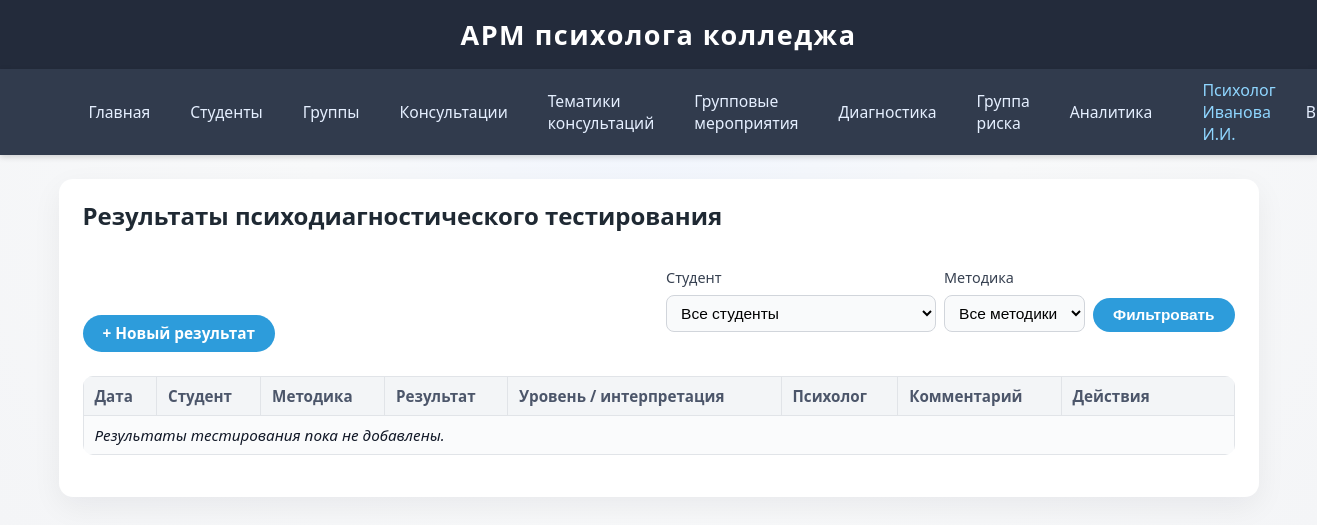
The app's page /diagnostics/results (signed in), older data.
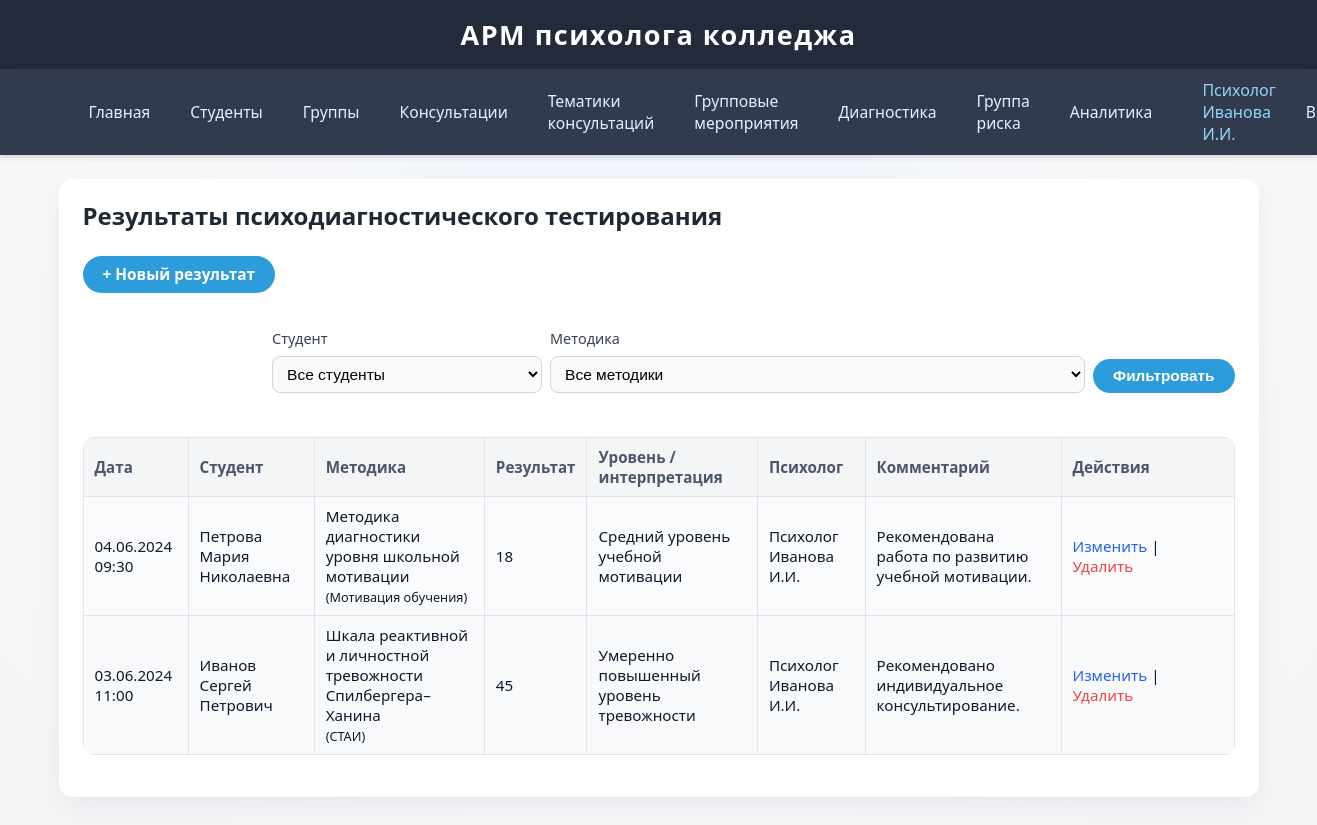
The same page, newer data.
### app/models.py (models this page shows, shortened)
class User(db.Model, UserMixin):
    __tablename__ = 'users'
    id = db.Column(db.Integer, primary_key=True)
    username = db.Column(db.String(64), unique=True, nullable=False)
    password_hash = db.Column(db.String(128), nullable=False)
    role = db.Column(db.String(16), nullable=False, default='psychologist')  # 'psychologist', 'admin', or 'viewer'
    full_name = db.Column(db.String(128), nullable=True)
    group_events = db.relationship('GroupEvent', backref='psychologist_user', lazy=True)
    test_results = db.relationship('TestResult', backref='psychologist_user', lazy=True)

class TestResult(db.Model):
    __tablename__ = 'test_results'
    id = db.Column(db.Integer, primary_key=True)
    student_id = db.Column(db.Integer, db.ForeignKey('students.id'), nullable=False)
    test_id = db.Column(db.Integer, db.ForeignKey('psychological_tests.id'), nullable=False)
    date = db.Column(db.DateTime, nullable=False, default=datetime.utcnow)
    raw_score = db.Column(db.String(64), nullable=True)         # первичный балл, можно хранить строкой
    level = db.Column(db.String(64), nullable=True)             # интерпретация: низкий/средний/высокий и т.п.
    comment = db.Column(db.String(255), nullable=True)
    psychologist_id = db.Column(db.Integer, db.ForeignKey('users.id'), nullable=True)

class Student(db.Model):
    __tablename__ = 'students'
    id = db.Column(db.Integer, primary_key=True)
    full_name = db.Column(db.String(128), nullable=False)
    group_id = db.Column(db.Integer, db.ForeignKey('groups.id'), nullable=True)
    date_of_birth = db.Column(db.Date, nullable=True)
    consultations = db.relationship('Consultation', backref='student', lazy=True)
    test_results = db.relationship('TestResult', backref='student', lazy=True)
    risk_records = db.relationship('RiskGroup', backref='student', lazy=True)

class PsychologicalTest(db.Model):
    __tablename__ = 'psychological_tests'
    id = db.Column(db.Integer, primary_key=True)
    name = db.Column(db.String(255), nullable=False, unique=True)       # полное название методики
    short_name = db.Column(db.String(64), nullable=True)                # краткое название / аббревиатура
    description = db.Column(db.String(255), nullable=True)              # что измеряет
    target_group = db.Column(db.String(128), nullable=True)             # для кого (1 курс, родители и т.п.)
    test_results = db.relationship('TestResult', backref='test', lazy=True)

### app/routes/diagnostics.py (the view)
@diagnostics_bp.route('/results', methods=['GET'])
@login_required
def list_results():
    student_id = request.args.get('student_id', type=int)
    test_id = request.args.get('test_id', type=int)
    query = TestResult.query
    if student_id:
        query = query.filter(TestResult.student_id == student_id)
    if test_id:
        query = query.filter(TestResult.test_id == test_id)
    results = query.order_by(TestResult.date.desc()).all()
    students = Student.query.order_by(Student.full_name.asc()).all()
    tests = PsychologicalTest.query.order_by(PsychologicalTest.name.asc()).all()
    return render_template(
        'diagnostics/results_list.html',
        results=results,
        students=students,
        tests=tests,
        selected_student_id=student_id,
        selected_test_id=test_id,
    )

### app/templates/diagnostics/results_list.html (shortened to what this page needs)
{% extends 'base.html' %}
{% block content %}
<h2>Результаты психодиагностического тестирования</h2>
<div style="margin: 16px 0 24px 0; display:flex; flex-wrap:wrap; gap:16px; align-items:flex-end;">
    <a href="{{ url_for('diagnostics.create_result') }}" class="btn">+ Новый результат</a>
    <form method="get"
          action="{{ url_for('diagnostics.list_results') }}"
          style="display:flex; flex-wrap:wrap; gap:8px; align-items:flex-end; margin-left:auto;">
        <div>
            <label for="student_id" style="display:block; font-size:0.9em;">Студент</label>
            <select name="student_id" id="student_id">
                <option value="">Все студенты</option>
            </select>
        </div>
        <div>
            <label for="test_id" style="display:block; font-size:0.9em;">Методика</label>
            <select name="test_id" id="test_id">
                <option value="">Все методики</option>
            </select>
        </div>
        <div>
            <button type="submit" class="btn">Фильтровать</button>
        </div>
    </form>
</div>
<table>
    <thead>
        <tr>
            <th>Дата</th>
            <th>Студент</th>
            <th>Методика</th>
            <th>Результат</th>
            <th>Уровень / интерпретация</th>
            <th>Психолог</th>
            <th>Комментарий</th>
            <th style="width:150px;">Действия</th>
        </tr>
    </thead>
    <tbody>
    {% for r in results %}
        <tr>
            <td>
                {% if r.date %}
                    {{ r.date.strftime('%d.%m.%Y %H:%M') }}
                {% else %}
                    —
                {% endif %}
            </td>
            <td>{{ r.student.full_name if r.student else '—' }}</td>
            <td>
                {% if r.test %}
                    {{ r.test.name }}
                    {% if r.test.short_name %}
                        <br><small>({{ r.test.short_name }})</small>
                    {% endif %}
                {% else %}
                    —
                {% endif %}
            </td>
            <td>{{ r.raw_score or '—' }}</td>
            <td>{{ r.level or '—' }}</td>
            <td>
                {% if r.psychologist_user %}
                    {{ r.psychologist_user.full_name or r.psychologist_user.username }}
                {% else %}
                    —
                {% endif %}
            </td>
            <td>
                {% if r.comment %}
                    {{ r.comment }}
                {% else %}
                    —
                {% endif %}
            </td>
            <td>
                <a href="{{ url_for('diagnostics.edit_result', result_id=r.id) }}">Изменить</a>
                |
                <form action="{{ url_for('diagnostics.delete_result', result_id=r.id) }}"
                      method="post"
                      style="display:inline;"
                      onsubmit="return confirm('Удалить результат тестирования для «{{ r.student.full_name if r.student else "" }}»?');">
                    <button type="submit" class="link-button">Удалить</button>
                </form>
            </td>
        </tr>
    {% else %}
        <tr>
            <td colspan="8"><i>Результаты тестирования пока не добавлены.</i></td>
        </tr>
    {% endfor %}
    </tbody>
</table>
{% endblock %}

### app/templates/base.html (shortened to what this page needs)
<!DOCTYPE html>
<html lang="ru">
<head>
    <link rel="stylesheet" href="{{ url_for('static', filename='css/style.css') }}">
</head>
<body>
    <header>
        <div style="font-size:1.3em; font-weight:600;">АРМ психолога колледжа</div>
    </header>
    <nav style="background:#313b4d; padding:10px 0;">
        <div class="container" style="display:flex;gap:20px;align-items:center;">
            <a href="{{ url_for('index') }}">Главная</a>
            <a href="{{ url_for('students.list_students') }}">Студенты</a>
            <a href="{{ url_for('groups.list_groups') }}">Группы</a>
            <a href="{{ url_for('consultations.list_consultations') }}">Консультации</a>
            <a href="{{ url_for('consultation_topics.list_topics') }}">Тематики консультаций</a>
            <a href="{{ url_for('group_events.list_events') }}">Групповые мероприятия</a>
            <a href="{{ url_for('diagnostics.list_results') }}">Диагностика</a>
            <a href="{{ url_for('risk_groups.list_risk') }}">Группа риска</a>
            <a href="{{ url_for('analytics.overview') }}">Аналитика</a>
            {% if current_user.is_authenticated %}
                <span style="color:#8fd6ff;font-weight:500;">
                    {{ current_user.full_name or current_user.username }}
                </span>
                <a href="{{ url_for('auth.logout') }}">Выйти</a>
            {% else %}
                <a href="{{ url_for('auth.login') }}">Войти</a>
            {% endif %}
        </div>
    </nav>
    <div class="container">
        {% block content %}
        {% endblock %}
    </div>
</body>
</html>

### app/static/css/style.css (style rules this page uses)
body { background: radial-gradient(circle at top, #eef4ff 0, #f8f9fa 45%, #f4f5f7 100%); font-family: "Segoe UI", -apple-system, BlinkMacSystemFont, "Roboto", Arial, sans-serif; font-size: 16px; margin: 0; padding: 0; color: #111827; }
header { background: #232b3b; color: #fff; padding: 16px 0; text-align: center; font-size: 1.3em; letter-spacing: 1.5px; font-weight: 600; box-shadow: 0 2px 6px rgba(0,0,0,0.18); }
nav { box-shadow: 0 2px 6px rgba(0,0,0,0.16); }
nav .container { max-width: 1200px; margin: 0 auto; padding: 0 20px; background: transparent; border-radius: 0; box-shadow: none; }
nav a { color: #e5efff; text-decoration: none; font-size: 0.98rem; padding: 6px 10px; border-radius: 6px; transition: background 0.15s, color 0.15s, transform 0.1s; }
body > .container { max-width: 1200px; margin: 24px auto 32px auto; padding: 20px 24px 26px 24px; background: #ffffff; border-radius: 14px; box-shadow: 0 10px 30px rgba(15, 23, 42, 0.06); }
.container { box-sizing: border-box; }
h1, h2, h3 { color: #1f2933; font-weight: 600; margin-top: 0; }
h2 { margin-bottom: 8px; }
table { width: 100%; border-collapse: collapse; margin: 16px 0; background: #fafbfc; border-radius: 10px; overflow: hidden; }
th, td { border: 1px solid #e1e4e8; padding: 9px 11px; text-align: left; vertical-align: middle; font-size: 0.95rem; }
th { background: #f3f5f7; color: #4c566a; font-weight: 600; }
tr:nth-child(even) td { background: #f7f9fb; }
form { margin: 20px 0; }
label { display: block; margin-bottom: 6px; font-weight: 500; color: #374151; font-size: 0.95rem; }
.form-control, input[type="text"], input[type="password"], input[type="date"], input[type="datetime-local"], select, textarea { width: 100%; padding: 8px 10px; font-size: 0.97rem; border: 1px solid #d1d5db; border-radius: 8px; outline: none; background: #f9fafb; box-sizing: border-box; margin-top: 2px; transition: border-color 0.15s, box-shadow 0.15s, background 0.15s; }
button, .btn { background: #2d9cdb; color: #fff; border: none; border-radius: 999px; padding: 8px 20px; font-size: 0.96rem; font-weight: 600; cursor: pointer; transition: background 0.15s, box-shadow 0.15s, transform 0.08s; margin-top: 8px; display: inline-flex; align-items: center; justify-content: center; gap: 6px; }
.link-button { background: none; border: none; color: #ef4444; padding: 0; margin: 0; font: inherit; cursor: pointer; text-decoration: none; }
a { color: #2563eb; text-decoration: none; transition: color 0.17s; }

Row changes from the older to the newer data that the page shows:
added TestResult: date "04.06.2024 09:30", student "Петрова Мария Николаевна", test.name "Методика диагностики уровня школьной мотивации", test.short_name "Мотивация обучения", raw_score "18", level "Средний уровень учебной мотивации", psychologist_user "Психолог Иванова И.И.", comment "Рекомендована работа по развитию учебной мотивации."
added TestResult: date "03.06.2024 11:00", student "Иванов Сергей Петрович", test.name "Шкала реактивной и личностной тревожности Спилбергера–Ханина", test.short_name "СТАИ", raw_score "45", level "Умеренно повышенный уровень тревожности", psychologist_user "Психолог Иванова И.И.", comment "Рекомендовано индивидуальное консультирование."
Text that changed along with them:
text no longer shown: "Результаты тестирования пока не добавлены."
